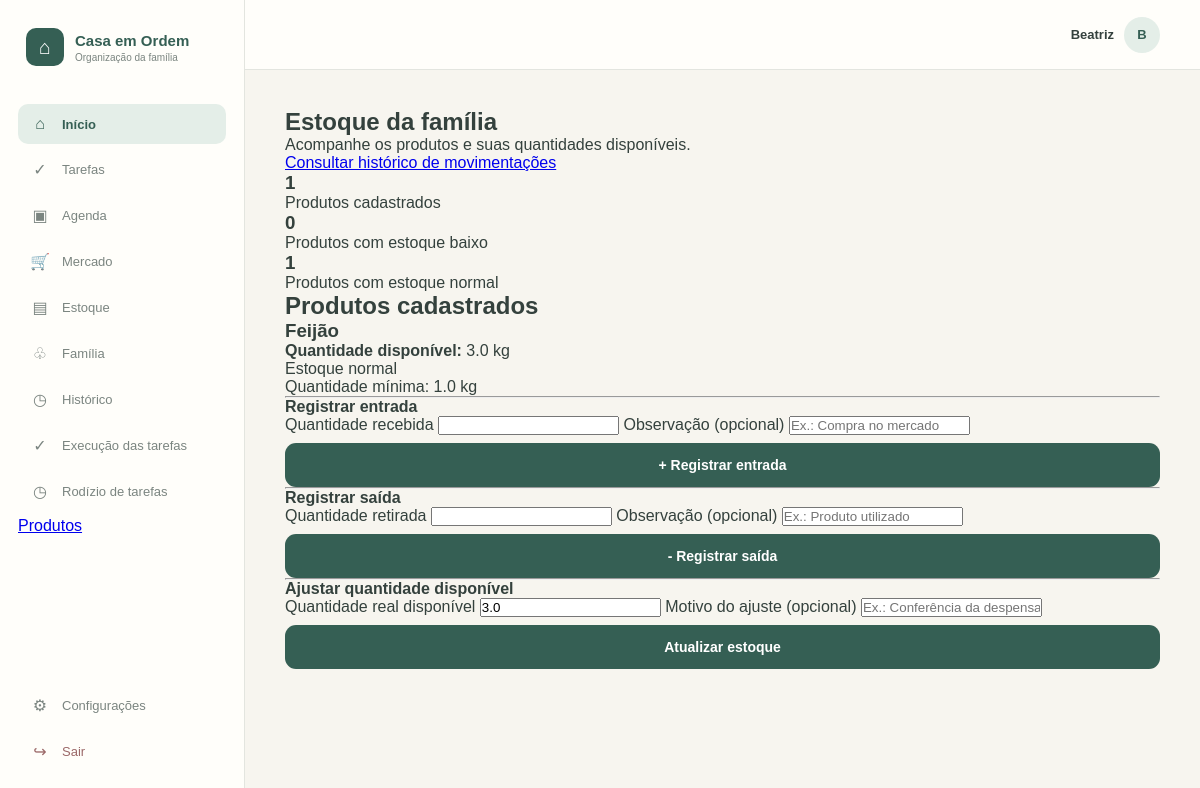
Page /estoque (signed in) on the committed database.
### tables this page shows
CREATE TABLE "PRODUTO" (
	"id_produto"	INTEGER NOT NULL,
	"id_familia"	INTEGER NOT NULL,
	"id_categoria"	INTEGER NOT NULL,
	"id_usuario_criador"	INTEGER NOT NULL,
	"nome"	TEXT NOT NULL,
	"unidade_medida"	TEXT NOT NULL,
	"quantidade_atual"	REAL NOT NULL,
	"controla_estoque"	INTEGER NOT NULL,
	"quantidade_minima"	REAL,
	"ativo"	INTEGER NOT NULL,
	"data_cadastro"	NUMERIC NOT NULL,
	PRIMARY KEY("id_produto"),
	FOREIGN KEY("id_categoria") REFERENCES "CATEGORIA_PRODUTO"("id_categoria"),
	FOREIGN KEY("id_familia") REFERENCES "FAMILIA"("id_familia"),
	FOREIGN KEY("id_usuario_criador") REFERENCES "USUARIO"("id_usuario")
);

### app.py (the view)
@app.route("/estoque")
def estoque():
    if "id_usuario" not in session:
        return redirect(url_for("login"))
    conexao = conectar_banco()
    try:
        produtos = conexao.execute("""
            SELECT
                id_produto,
                nome,
                unidade_medida,
                quantidade_atual,
                quantidade_minima
            FROM PRODUTO
            WHERE id_familia = ?
              AND controla_estoque = 1
              AND ativo = 1
            ORDER BY nome
        """, (session["id_familia"],)).fetchall()
        total_produtos = len(produtos)
        produtos_baixos = [
            p for p in produtos
            if p["quantidade_minima"] is not None
            and p["quantidade_atual"] <= p["quantidade_minima"]
        ]
        total_baixos = len(produtos_baixos)
        total_normais = total_produtos - total_baixos
        return render_template(
            "estoque.html",
            produtos=produtos,
            total_produtos=total_produtos,
            total_baixos=total_baixos,
            total_normais=total_normais
        )
    except sqlite3.Error as erro:
        traceback.print_exc()
        flash("Não foi possível carregar o estoque.")
        return redirect(url_for("dashboard"))
    finally:
        conexao.close()

### app.py (called while the page is built)
def conectar_banco():
    conexao = sqlite3.connect(
        DATABASE,
        timeout=10
    )
    conexao.row_factory = sqlite3.Row
    conexao.execute("PRAGMA busy_timeout = 10000")
    conexao.execute("PRAGMA foreign_keys = ON")
    return conexao

### templates/estoque.html (shortened to what this page needs)
{% extends "base.html" %}
{% block content %}
<div class="container">
    <h1>Estoque da família</h1>
    <p>Acompanhe os produtos e suas quantidades disponíveis.</p>
    <a href="{{ url_for('historico_estoque') }}">
        Consultar histórico de movimentações
    </a>
    <div class="lista-produtos">
        <div class="produto-card">
            <h3>{{ total_produtos }}</h3>
            <p>Produtos cadastrados</p>
        </div>
        <div class="produto-card">
            <h3>{{ total_baixos }}</h3>
            <p>Produtos com estoque baixo</p>
        </div>
        <div class="produto-card">
            <h3>{{ total_normais }}</h3>
            <p>Produtos com estoque normal</p>
        </div>
    </div>
    <h2>Produtos cadastrados</h2>
    {% if produtos %}
        {% for produto in produtos %}
            <div class="produto-card">
                <h3>{{ produto.nome }}</h3>
                <p>
                    <strong>Quantidade disponível:</strong>
                    {{ produto.quantidade_atual }}
                    {{ produto.unidade_medida }}
                </p>
                {% if produto.quantidade_minima is not none
                      and produto.quantidade_atual <= produto.quantidade_minima %}
                    <p><strong>Estoque baixo</strong></p>
                {% else %}
                    <p>Estoque normal</p>
                {% endif %}
                {% if produto.quantidade_minima is not none %}
                    <p>
                        Quantidade mínima:
                        {{ produto.quantidade_minima }}
                        {{ produto.unidade_medida }}
                    </p>
                {% endif %}
                <hr>
                <h4>Registrar entrada</h4>
                <form
                    method="POST"
                    action="{{ url_for(
                        'movimentar_estoque',
                        id_produto=produto.id_produto
                    ) }}"
                >
                    <label>Quantidade recebida</label>
                    <input
                        type="number"
                        name="quantidade"
                        min="0.01"
                        step="0.01"
                        required
                    >
                    <label>Observação (opcional)</label>
                    <input
                        type="text"
                        name="observacao"
                        placeholder="Ex.: Compra no mercado"
                    >
                    <button type="submit" class="btn-salvar">
                        + Registrar entrada
                    </button>
                </form>
                <hr>
                <h4>Registrar saída</h4>
                <form
                    method="POST"
                    action="{{ url_for(
                        'movimentar_estoque',
                        id_produto=produto.id_produto
                    ) }}"
                >
                    <label>Quantidade retirada</label>
                    <input
                        type="number"
                        name="quantidade"
                        min="0.01"
                        step="0.01"
                        required
                    >
                    <label>Observação (opcional)</label>
                    <input
                        type="text"
                        name="observacao"
                        placeholder="Ex.: Produto utilizado"
                    >
                    <button type="submit" class="btn-salvar">
                        - Registrar saída
                    </button>
                </form>
                <hr>
                <h4>Ajustar quantidade disponível</h4>
                <form
                    method="POST"
                    action="{{ url_for(
                        'ajustar_estoque',
                        id_produto=produto.id_produto
                    ) }}"
                >
                    <label>Quantidade real disponível</label>
                    <input
                        type="number"
                        name="quantidade"
                        min="0"
                        step="0.01"
                        value="{{ produto.quantidade_atual }}"
                        required
                    >
                    <label>Motivo do ajuste (opcional)</label>
                    <input
                        type="text"
                        name="observacao"
                        placeholder="Ex.: Conferência da despensa"
                    >
                    <button type="submit" class="btn-salvar">
                        Atualizar estoque
                    </button>
                </form>
            </div>
        {% endfor %}
    {% else %}
        <p>
            Nenhum produto com controle de estoque ativado.
        </p>
    {% endif %}
</div>
{% endblock %}

### static/css/style.css (style rules this page uses)
* { margin: 0; padding: 0; box-sizing: border-box; }
:root { --fundo: #f7f5ef; --branco: #fffefa; --verde: #355f54; --verde-claro: #e4eee8; --verde-medio: #cddfd7; --amarelo: #f2cf5b; --texto: #34413d; --texto-suave: #7b8580; --borda: #e3e5df; }
body { font-family: Arial, Helvetica, sans-serif; background-color: var(--fundo); color: var(--texto); }
button { font-family: inherit; }
button[type="submit"] { width: 100%; display: flex; align-items: center; justify-content: center; gap: 10px; margin-top: 8px; padding: 14px 18px; border: none; border-radius: 11px; background-color: var(--verde); color: white; font-size: 14px; font-weight: 700; cursor: pointer; transition: 0.2s; }

### rows in the picture
PRODUTO: nome "Feijão", quantidade_atual "3.0", unidade_medida "kg", shows "Estoque normal", quantidade_minima "1.0", quantidade "3.0"

### other values in the picture
{{ session["nome_usuario"] }} "Beatriz"
{{ session["nome_usuario"][0]|upper }} "B"
{{ total_produtos }} "1"
{{ total_baixos }} "0"
{{ total_normais }} "1"
